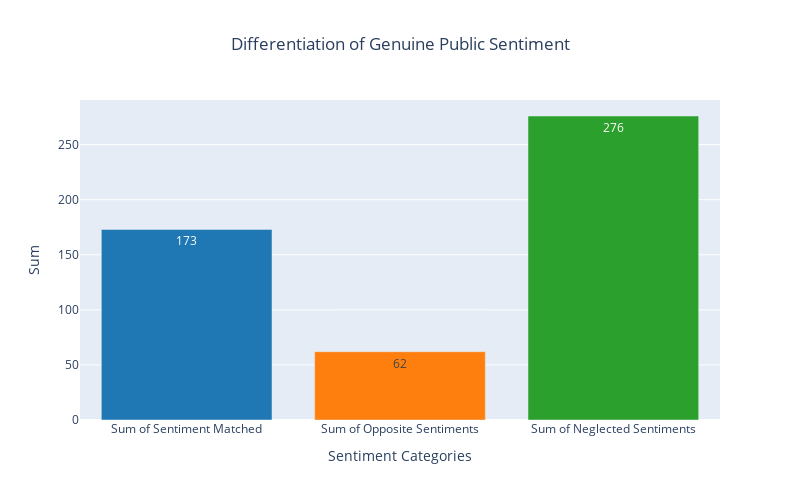

Source (notebook cell):
### Code cell
import plotly.graph_objects as go

# Data
categories = ['Sum of Sentiment Matched', 'Sum of Opposite Sentiments', 'Sum of Neglected Sentiments']
sums = [173, 62, 276]
colors = ['#1f77b4', '#ff7f0e', '#2ca02c']  # Colors for each category

# Create bar chart
fig = go.Figure(go.Bar(
    x=categories,
    y=sums,
    marker_color=colors,
    text=sums,
    textposition='auto'
))

# Update layout
fig.update_layout(
    title="Differentiation of Genuine Public Sentiment",
    xaxis_title="Sentiment Categories",
    yaxis_title="Sum",
    title_x=0.5,
    height=500,
    width=800,
    showlegend=False
)

fig.show()

### Figure 1 — Plotly figure (JSON) as saved in the notebook; plotly's stock layout.template omitted (floating-point values rounded to 4 significant figures)
{"data": [{"marker": {"color": ["#1f77b4", "#ff7f0e", "#2ca02c"]}, "text": ["173", "62", "276"], "textposition": "auto", "type": "bar", "x": ["Sum of Sentiment Matched", "Sum of Opposite Sentiments", "Sum of Neglected Sentiments"], "y": [173, 62, 276]}], "layout": {"height": 500, "showlegend": false, "title": {"text": "Differentiation of Genuine Public Sentiment", "x": 0.5}, "width": 800, "xaxis": {"title": {"text": "Sentiment Categories"}}, "yaxis": {"title": {"text": "Sum"}}}}
